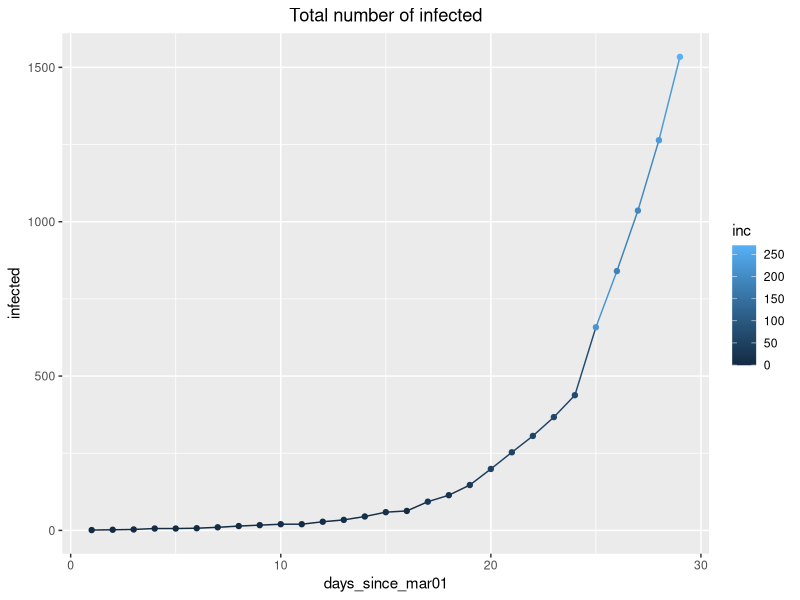
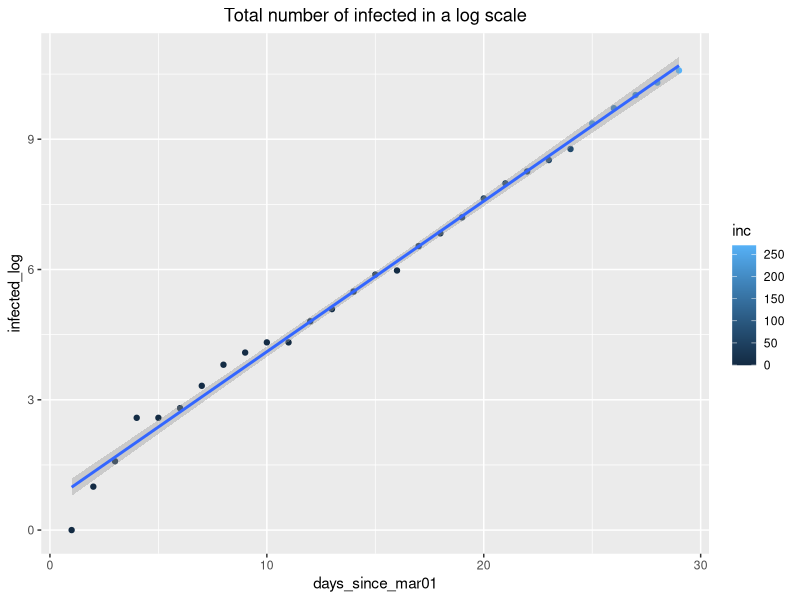
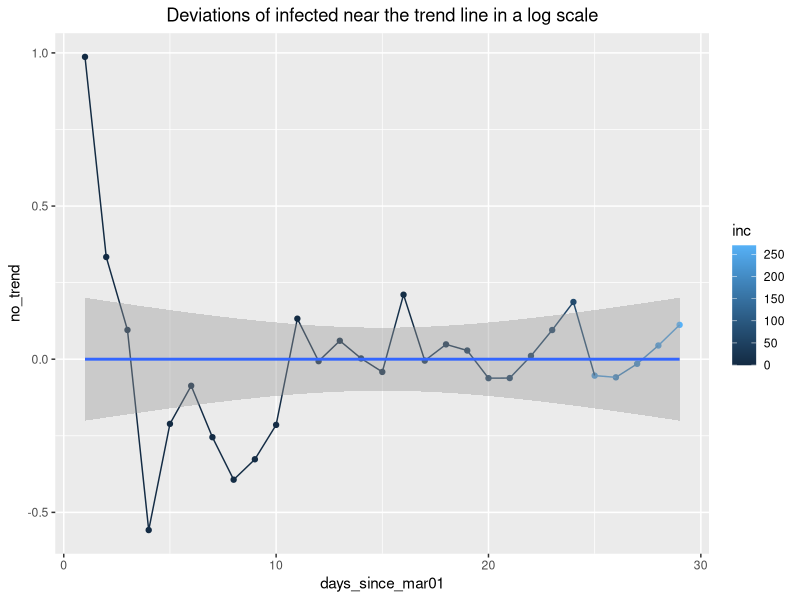

Reproduce these figures in R, in order.
## ---- chunk 1
rm(list = ls())

library(knitr)
library(dplyr)
library(ggplot2)

opts_chunk$set(echo = FALSE, cache = FALSE, warning = FALSE, message = FALSE)
## ---- chunk 2
df <- data.frame(
  infected = c(
    1,
    2,
    3,
    6,
    6,
    7,
    10,
    14,
    17,
    20,
    20,
    28,
    34,
    45,
    59,
    63,
    93,
    114,
    147,
    199,
    253,
    306,
    367,
    438,   # https://t.me/map_mind/3435
    658,   # https://t.me/COVID2019_official/100
    840,   # https://t.me/c/1433624845/1550
    1036,  # https://t.me/COVID2019_official/113
    1264,  # https://t.me/COVID2019_official/121
    1534   # https://t.me/COVID2019_official/128
  )
)

df$days_since_mar01 <- seq(1, length(df$infected))
df$inc <- c(0, diff(df$infected))
df$infected_log <- log2(df$infected)

lm1 <- lm(formula = infected_log ~ days_since_mar01, data = df)
k <- lm1$coefficients[[2]]
b <- lm1$coefficients[[1]]
paste0('2^(', k, '*t + ', b, ')')

df$no_trend <- df$days_since_mar01 * k + b - df$infected_log
t.test(df$no_trend)

frcst_date <- as.Date('2020-03-29')
dsm01 <- as.numeric(frcst_date - as.Date('2020-03-01')) + 1
frcst_infected <- floor(2 ^ (k * dsm01 + b))

pop <- 1E+4
pop_log <- log2(pop)
pop_dsm01 <- (pop_log - b) / k
pop_dsm01_cal <- as.Date('2020-03-01') + pop_dsm01
## ---- chunk 3
ggplot(df, aes(days_since_mar01, infected, colour = inc)) +
  geom_line() +
  geom_point() +
  ggtitle('Total number of infected') +
  theme(plot.title = element_text(hjust = 0.5))
## ---- chunk 4
ggplot(df, aes(days_since_mar01, infected_log, colour = inc)) +
  geom_point() +
  geom_smooth(method = lm, formula = y ~ x) +
  ggtitle('Total number of infected in a log scale') +
  theme(plot.title = element_text(hjust = 0.5))
## ---- chunk 5
ggplot(df, aes(days_since_mar01, no_trend, colour = inc)) +
  geom_point() +
  geom_line() +
  geom_smooth(method = lm, formula = y ~ x) +
  ggtitle('Deviations of infected near the trend line in a log scale') +
  theme(plot.title = element_text(hjust = 0.5))
